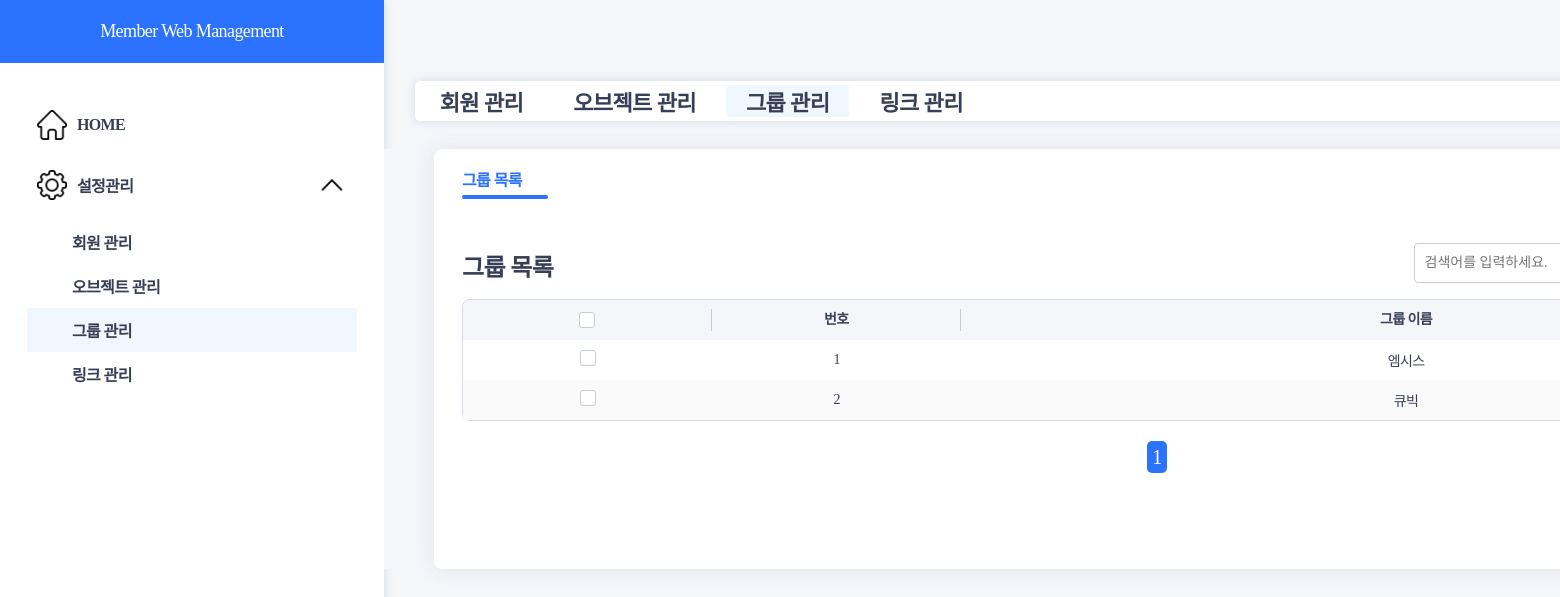
Before: /linkLevelList (signed in) with the older database file.
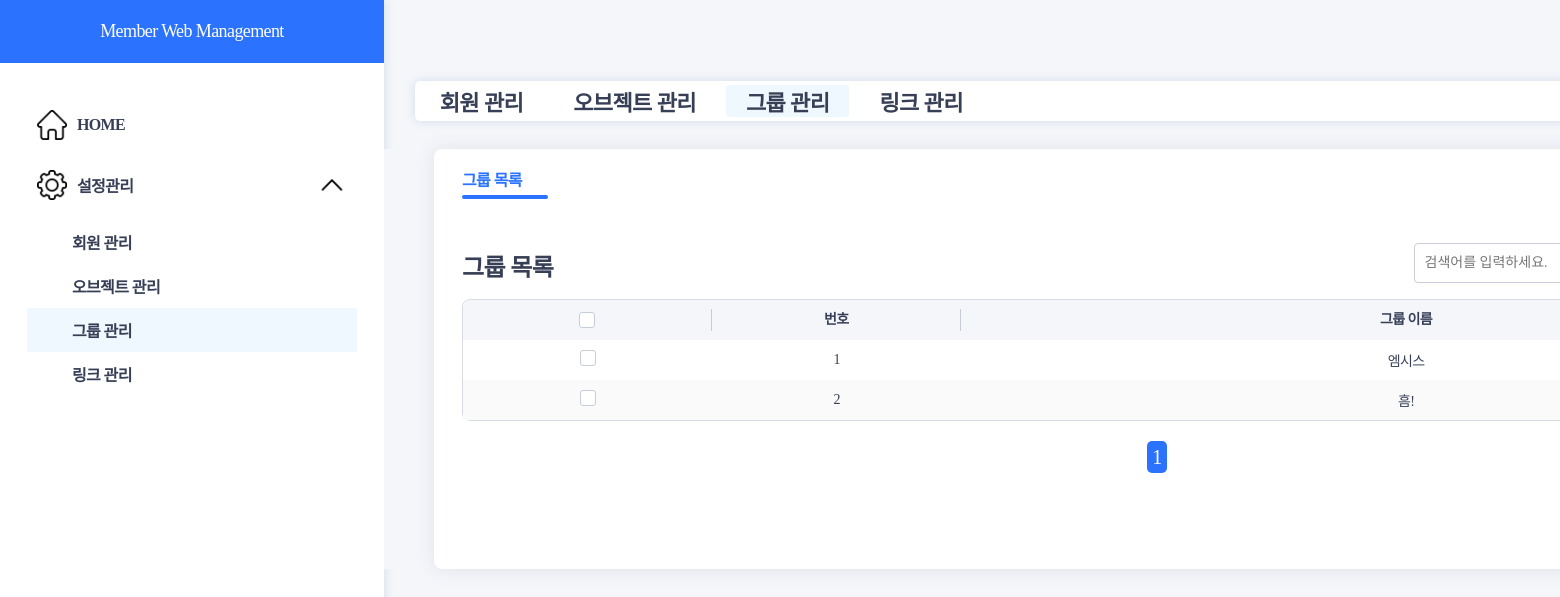
After: the same page with the newer database file.
### main/models.py (models this page shows, shortened)
class Member(models.Model):
    name = models.CharField(max_length=20) # name PK
    createrd_at = models.DateField(auto_now_add=True)
    gender = models.CharField(max_length=20)
    parent = models.ForeignKey('self', on_delete=models.CASCADE, related_name='over', null=True, blank=True)
    department = models.CharField(max_length=50)
    studentID = models.CharField(max_length=50)
    type = models.BooleanField(default=0)# 1이면 그룹임
    notSchool = models.BooleanField(default=0)# 휴학 여부

### main/views.py (the view, shortened to what this page needs)
# urls.py: path('linkLevelList', linkLevelList, name = "linkLevelList"),
def linkLevelList(request):
    if not request.user.is_authenticated:
        return redirect("login:login")
    query = request.GET.get('query', '')
    if query:
        groupList = Member.objects.filter(name__icontains=query)
    else:
        groupList = Member.objects.all()
    groupList = groupList.filter(gender="GROUP")
    paginator = Paginator(groupList, 10)  # 페이지당 10개의 아이템을 보여주도록 설정
    page = request.GET.get('page', 1)  # URL의 'page' 파라미터 값을 가져오거나, 없으면 1로 설정
    try:
        groupList = paginator.page(page)
    except PageNotAnInteger:
        groupList = paginator.page(1)
    except EmptyPage:
        groupList = paginator.page(paginator.num_pages)
    attribute = {'groupList': groupList, 'query': query}
    return render(request, "linkLevel/linkLevelList.html", attribute)

### templates/linkLevel/linkLevelList.html (shortened to what this page needs)
{% extends 'navVertical.html' %}
	{% load static %}
	{% block css %}
	<link href="{% static 'css/pickr.css' %}" rel="stylesheet" type="text/css" >
	<link href="{% static 'css/linkLevelList.css' %}" rel="stylesheet" type="text/css" >
	{% endblock %}
	{% block content %}
    <form action="{% url 'mainpages:deleteGroup' %}", method="POST">
    <div class="main">
        <div class="container">
            <div class="list-con">
                <ul class="sublist-tab">
                    <li class="moving-tab" id="horizontal-tab"></li>
                    <li class="sl-st on" onclick="sublistTab(0)" style="margin-right:25px;">
                        <a>그룹 목록</a>
                    </li>
                </ul>
                <div class="table-list">
                     <div class="tbtop-con">
                        <h3>그룹 목록</h3>
                        <div class="rsh-sort">
                        	<div class="serch-box">
	                            <input type="text" id="searchInput" placeholder="검색어를 입력하세요." value="{{ query }}">
	                        </div>
                        </div>
                     </div>
                     <div class="table-wrap">
                        <table class="common-table retouch-table">
                            <colgroup>
                            	<col width="7%"/>
                            	<col width="7%"/>
                            	<col width="25%"/>
                            </colgroup>
                            <thead>
                                 <tr>
                                    <th><span class="th-check"><input type="checkbox" name="selectBox" onclick="selectAll(this)"></span></th>
                                    <th><span>번호</span></th>
                                    <th><span>그룹 이름</span></th>
                                 </tr>
                            </thead>
                            <tbody>
                                {% for group in groupList %}
                                <tr onclick="levelRetouch();">
                                    <td><input type="checkbox" id = "{{forloop.counter0}}box"name="selectBox" value="{{group.id}}"></td>
                                    <td>{{forloop.counter}}</td>
                                    <td>{{group.name}}</td>
                                </tr>
                                {% endfor %}
                            </tbody>
                        </table>
                     </div>
                     <div class="pagenation">
                        <ul style="margin:15px; display:flex; justify-content:center; list-style: none; font-size: 20px;">
                            {% for page in groupList.paginator.page_range %}
                            {% if page == groupList.number %}
                                <li style="margin:5px;"><a style="text-decoration:none; color: white; background-color: #2B72FF; padding:5px; border-radius:5px" href="?page={{page}}">{{page}}</a></li>
                            {% else %}
                                <li style="margin:5px;"><a style="text-decoration:none; color: #2B72FF;" href="?page={{page}}">{{page}}</a></li>
                            {% endif %}
                            {% endfor %}
                        </ul>
                    </div>
                     <div class="btn-wrap">
                     </div>
                    </form>
                </div>
	{% endblock %}

### templates/navVertical.html (shortened to what this page needs)
<!DOCTYPE html>
<html>
<head>
    {% load static %}
    <link href="{% static 'css/default.css' %}" rel="stylesheet" type="text/css">
    <link href="{% static 'css/main.css' %}" rel="stylesheet" type="text/css">
    {% block css %}{% endblock %}
</head>
<body>
    <div style="float: left; width: 20%; height: 99vh; box-shadow: 0px 0px 10px rgba(28, 66, 142, 15%); background-color: white;">
        <div id="nav_name">
            <p>Member Web Management</p>
        </div>
        <div class="nav_btn">
            <div id="btn_home">
                <img src="{% static 'img/home.png' %}">
                <p style="align-self: center;"><strong>HOME</strong></p>
            </div>
            <div id="setting" style="justify-content: space-between;">
                <img src="{% static 'img/settings.png' %}">
                <p id="btn_settings" style="align-self: center;"><strong>설정관리</strong></p>
                <img src="{% static 'img/down-arrow.png' %}" id="down_arrow">
            </div>
            <div id = "more_setting">
                <div id="usr_manage" class="settings">
                    <p><strong>회원 관리</strong></p>
                </div>
                <div id="object_manage" class="settings">
                    <p><strong>오브젝트 관리</strong></p>
                </div>
                <div id="link_level_manage" class="settings">
                    <p><strong>그룹 관리</strong></p>
                </div>
                <div id="link_manage" class="settings">
                    <p><strong>링크 관리</strong></p>
                </div>
            </div>
        </div>
    </div>
    <div style="float: right; width: 80%; height: 100vh;">
        <div id="nav2_scal">
            <div id="usr_manage_t" class="settings_top">
                <p><strong>회원 관리</strong></p>
            </div>
            <div id="object_manage_t" class="settings_top">
                <p><strong>오브젝트 관리</strong></p>
            </div>
            <div id="link_level_manage_t" class="settings_top">
                <p><strong>그룹 관리</strong></p>
            </div>
            <div id="link_manage_t" class="settings_top">
                <p><strong>링크 관리</strong></p>
            </div>
        </div>
        {% block content %}{% endblock %}
</body>
</html>

### static/css/default.css (style rules this page uses)
* { box-sizing: border-box; outline: none; }
html, body { width: 100%; height: 100%; font-size: 16px; }
ol, ul, li { list-style: none; }
h1, h2, h3, h4, h5, h6 { font-weight: normal; font-size: 100%; }
form, fieldset { border: 0; }
img { border: 0; margin: 0; padding: 0; }
a, a:link { text-decoration: none; }
input[type="text"] { outline: none; }

### static/css/main.css (style rules this page uses)
* { margin: 0; padding: 0; box-sizing: border-box; }
ul,li { list-style: none; }
a { text-decoration: none; color: inherit; font-family: 'Pretendard'; }
html,body { position: relative; width: 1920px; overflow-y:hidden; height:100%; font-family: 'Pretendard'; font-weight: 500; letter-spacing:-0.6px !important; color:#373F57; }
img { border:0; vertical-align: middle; margin:0; }
input { accent-color:#2B72FF; font-family: 'Pretendard'; }
input[type="checkbox"] { -webkit-appearance: none; -moz-appearance: none; appearance: none; background: #fff; border-radius: 3px; cursor: pointer; height: 16px; outline: 0; width: 16px; border: 1px solid #C7CDD8; }
input[type="checkbox"]::after { background: url(../images/check.png) no-repeat center; content: ''; display: none; position: relative; top: 2px; left: 1px; width: 12px; height: 10px; background-size: contain; }
table { table-layout:fixed; border-spacing:0; }
.main { width: 100%; height: 100%; background: #F4F6FA; }
.container { margin-left: 10px; padding: 0 40px; }
.list-con { height: auto; background: #fff; margin-top: 28px; box-shadow: 0 0 20px rgba(55,63,87,10%); border-radius: 8px; padding: 0 28px; }
.sublist-tab { height: 60px; position: relative; display: flex; align-items: center; }
#horizontal-tab { position: absolute; border-bottom: 4px solid #2B72FF; border-radius: 50px; left: 0; top: 46px; transition: all .3s; }
.sublist-tab>.sl-st { color: #9099AB; font-weight: 800; }
.sublist-tab>.sl-st.on { color: #2B72FF; }
.table-list { margin-top: 16px; height: auto; }
.table-list .tbtop-con { display: flex; align-items: flex-end; justify-content: space-between; padding: 16px 0; }
.table-list .tbtop-con>h3 { font-size: 24px; font-weight: 800; }
.table-list .tbtop-con .serch-box>input { height: 40px; width: 368px; border: 1px solid #C7CDD8; border-radius: 4px; padding: 0 10px; font-size: 14px; font-weight: 500; color: #373F57; }
.table-list .tbtop-con .serch-box { position: relative; }
.table-list .tbtop-con .serch-box::after { content: ''; position: absolute; display: block; width: 20px; height: 20px; background: url(../images/serch-icon.png) no-repeat center; background-size: contain; top: 10px; right: 10px; }
.common-table { width: 100%; border-radius: 8px; font-size: 14px; border: 1px solid #D7DCE5; }
.common-table tr { height: 40px; text-align: center; }
.common-table thead>tr>th { background: #F4F6FA; }
.common-table thead>tr>th:first-child { border-radius: 8px 0 0 0; }
.common-table thead>tr>th:last-child { border-radius: 0 8px 0 0; }
.common-table thead>tr>th>span { display: inline-block; height: 22px; line-height: 22px; border-right: 1px solid #C7CDD8; width: 100%; }
.common-table thead>tr>th>.th-check { display: flex; align-items: center; justify-content: center; }
.common-table thead>tr>th:last-child>span { border-right: 0; }
.common-table tbody tr:nth-child(even) { background: #FAFAFA; }
.pagenation { margin-top:20px; height:28px; text-align:center; }
.rsh-sort { display:flex; gap:10px; }
.btn-wrap { display:flex; justify-content:flex-end; column-gap:10px; padding:20px 0 40px 0; }

### static/css/linkLevelList.css (style rules this page uses)
#horizontal-tab { width:86px !important; }

Changed rows visible on the page:
removed Member: name "큐빅"
added Member: name "흠!"
